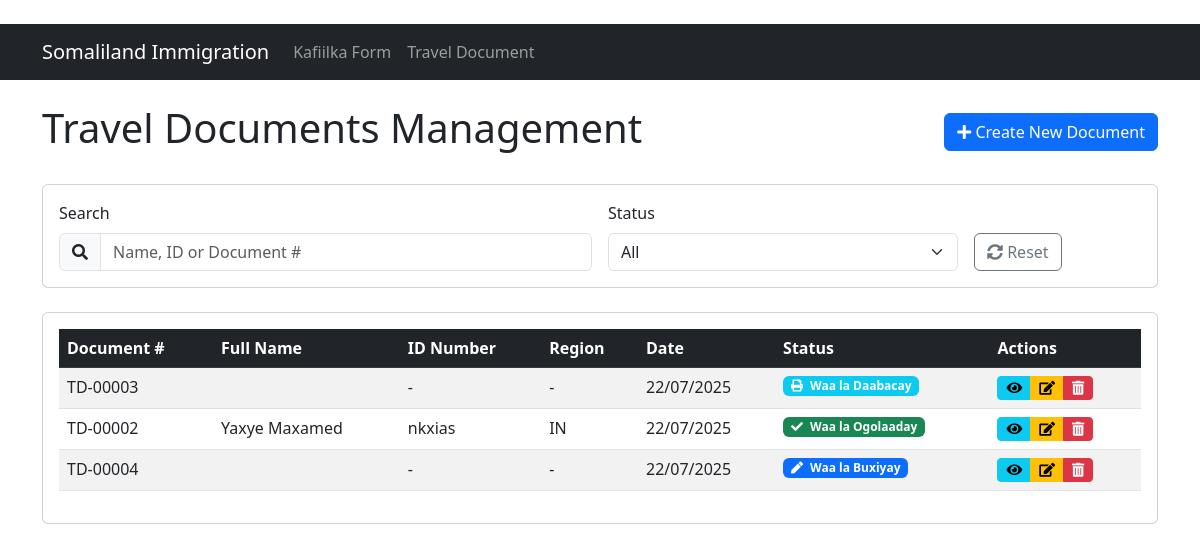
The page /travel/ on the database its author committed.
### immigration/models.py (models this page shows, shortened)
class TravelDocument(models.Model):
    STATUS_CHOICES = [
        ('filled', 'Waa la Buxiyay'),
        ('approved', 'Waa la Ogolaaday'),
        ('printed', 'Waa la Daabacay'),
    ]
    region_office = models.CharField(max_length=100, blank=True, verbose_name="Xafiiska Gobolka")
    date = models.DateField(blank=True, null=True, verbose_name="Taariikhda")
    document_number = models.CharField(max_length=50, blank=True, unique=True, verbose_name="Lambarka Warqadda")
    full_name = models.CharField(max_length=200, blank=True, verbose_name="Magaca oo Afaran")
    mother_name = models.CharField(max_length=200, blank=True, verbose_name="Magaca Hooyada")
    birth_date = models.DateField(blank=True, null=True, verbose_name="Taariikhda Dhalasho")
    birth_place = models.CharField(max_length=100, blank=True, verbose_name="Goobta Dhalasho")
    identification_number = models.CharField(max_length=50, blank=True, verbose_name="Aqoonsi Lambar")
    region = models.CharField(max_length=100, blank=True, verbose_name="Gobolka")
    workplace = models.CharField(max_length=100, blank=True, verbose_name="Goobta Shaqo")
    sponsor_name = models.CharField(max_length=200, blank=True, verbose_name="Magaca Wakiilka")
    citizen_card = models.CharField(max_length=50, blank=True, verbose_name="Card-ka Muwadinka")
    phone_number = models.CharField(max_length=20, blank=True, verbose_name="Telephone Lambar")
    nationality = models.CharField(max_length=100, blank=True, verbose_name="Jinsiyadda")
    district = models.CharField(max_length=100, blank=True, verbose_name="Degmada")
    job_type = models.CharField(max_length=100, blank=True, verbose_name="Nooca Shaqo")
    license_number = models.CharField(max_length=50, blank=True, verbose_name="Liisan Lambar")
    contact_number = models.CharField(max_length=20, blank=True, verbose_name="Contact Number")
    filled_date = models.DateField(blank=True, null=True, verbose_name="Taariikhda la buuxiyay")
    has_notayo = models.BooleanField(default=False, verbose_name="Notaayo")
    has_sponsor_id = models.BooleanField(default=False, verbose_name="ID-ga Kafiilka")
    has_damaged_id = models.BooleanField(default=False, verbose_name="Aqoonsiga Ladamiintaha")
    has_company_license = models.BooleanField(default=False, verbose_name="Liisanka Shirkada")
    has_other_documents = models.BooleanField(default=False, verbose_name="Hadii wax kale jiro")
    immigration_officer_notes = models.TextField(blank=True, verbose_name="Faahfaahin Gaar ah")
    status = models.CharField(max_length=10, choices=STATUS_CHOICES, blank=True, verbose_name="Marxalada uu Marayo")
    card_number = models.CharField(max_length=50, blank=True, verbose_name="Card Number")
    officer_signature = models.CharField(max_length=200, blank=True, verbose_name="Signature")
    created_at = models.DateTimeField(auto_now_add=True)
    updated_at = models.DateTimeField(auto_now=True)
    created_by = models.ForeignKey(User, on_delete=models.SET_NULL, null=True, related_name='created_documents')
    photo = models.ImageField(upload_to='travel_documents/photos/', blank=True, null=True, verbose_name="Sawirka")
    class Meta:
        ordering = ['-created_at']
        verbose_name = "Travel Document"
        verbose_name_plural = "Travel Documents"

### immigration/views.py (the view)
# urls.py: path('travel/', views.TravelDocumentListView.as_view(), name='travel_document_list'),
class TravelDocumentListView(ListView):
    model = TravelDocument
    template_name = 'travel_document/list.html'
    context_object_name = 'documents'

### immigration/templates/travel_document/list.html (shortened to what this page needs)
﻿{% extends 'base.html' %}
{% block content %}
<div class="d-flex justify-content-between align-items-center mb-4">
    <h1>Travel Documents Management</h1>
    <a href="{% url 'travel_document_create' %}" class="btn btn-primary">
        <i class="fas fa-plus"></i> Create New Document
    </a>
</div>
<div class="card mb-4">
    <div class="card-body">
        <div class="row g-3" id="filter-form">
            <div class="col-md-6">
                <label for="search" class="form-label">Search</label>
                <div class="input-group">
                    <span class="input-group-text"><i class="fas fa-search"></i></span>
                    <input type="text" class="form-control" id="search"
                           placeholder="Name, ID or Document #">
                </div>
            </div>
            <div class="col-md-4">
                <label for="status" class="form-label">Status</label>
                <select class="form-select" id="status">
                    <option value="">All</option>
                </select>
            </div>
            <div class="col-md-2 d-flex align-items-end">
                <button type="button" id="reset-filters" class="btn btn-outline-secondary me-2">
                    <i class="fas fa-sync-alt"></i> Reset
                </button>
            </div>
        </div>
    </div>
</div>
<div class="card">
    <div class="card-body">
        <div class="table-responsive">
            <table class="table table-striped table-hover" id="documents-table">
                <thead class="table-dark">
                    <tr>
                        <th>Document #</th>
                        <th>Full Name</th>
                        <th>ID Number</th>
                        <th>Region</th>
                        <th>Date</th>
                        <th>Status</th>
                        <th>Actions</th>
                    </tr>
                </thead>
                <tbody>
                    {% for document in documents %}
                    <tr data-document='{
                        "number": "{{ document.document_number }}",
                        "name": "{{ document.full_name }}",
                        "id": "{{ document.identification_number|default:"" }}",
                        "status": "{{ document.status }}"
                    }'>
                        <td>{{ document.document_number }}</td>
                        <td>{{ document.full_name }}</td>
                        <td>{{ document.identification_number|default:"-" }}</td>
                        <td>{{ document.region|default:"-" }}</td>
                        <td>
                            {% if document.date %}
                                {{ document.date|date:"d/m/Y" }}
                            {% else %}
                                {{ document.created_at|date:"d/m/Y"|default:"-" }}
                            {% endif %}
                        </td>
                        <td>
                            <span class="badge
                                {% if document.status == "filled" %}bg-primary
                                {% elif document.status == "approved" %}bg-success
                                {% elif document.status == "printed" %}bg-info
                                {% else %}bg-secondary{% endif %}">
                                <i class="fas
                                    {% if document.status == "filled" %}fa-pen
                                    {% elif document.status == "approved" %}fa-check
                                    {% elif document.status == "printed" %}fa-print
                                    {% else %}fa-question{% endif %} me-1"></i>
                                {{ document.get_status_display }}
                            </span>
                        </td>
                        <td>
                            <div class="btn-group btn-group-sm" role="group">
                                <a href="{% url "travel_document_detail" document.pk %}"
                                   class="btn btn-info" title="View">
                                    <i class="fas fa-eye"></i>
                                </a>
                                <a href="{% url "travel_document_edit" document.pk %}"
                                   class="btn btn-warning" title="Edit">
                                    <i class="fas fa-edit"></i>
                                </a>
                                <a href="{% url "travel_document_delete" document.pk %}"
                                   class="btn btn-danger" title="Delete">
                                    <i class="fas fa-trash-alt"></i>
                                </a>
                            </div>
                        </td>
                    </tr>
                    {% empty %}
                    <tr>
                        <td colspan="7" class="text-center py-4">No documents found.</td>
                    </tr>
                    {% endfor %}
                </tbody>
            </table>
        </div>
    </div>
</div>
{% endblock %}

### immigration/templates/base.html (shortened to what this page needs)
﻿<!DOCTYPE html>
<html lang="en">
<head>
    <link href="https://cdn.jsdelivr.net/npm/bootstrap@5.3.0/dist/css/bootstrap.min.css" rel="stylesheet">
<link rel="stylesheet" href="https://cdnjs.cloudflare.com/ajax/libs/font-awesome/5.15.4/css/all.min.css">
</head>
<body>
    <nav class="navbar navbar-expand-lg navbar-dark bg-dark">
        <div class="container">
            <a class="navbar-brand" href="{% url 'home' %}">Somaliland Immigration</a>
            <div class="collapse navbar-collapse" id="navbarNav">
                <ul class="navbar-nav">
                    <li class="nav-item">
                        <a class="nav-link" href="{% url 'kafiilka_form_list' %}">Kafiilka Form</a>
                    </li>
                    <li class="nav-item">
                        <a class="nav-link" href="{% url 'travel_document_list' %}">Travel Document</a>
                    </li>
                </ul>
            </div>
        </div>
    </nav>
    <div class="container mt-4">
        {% block content %}{% endblock %}
    </div>
</body>
</html>

### rows shown on the page
TravelDocument: document_number "TD-00003", identification_number "-", region "-", created_at "22/07/2025", status "Waa la Daabacay"
TravelDocument: document_number "TD-00002", full_name "Yaxye Maxamed", identification_number "nkxias", region "IN", created_at "22/07/2025", status "Waa la Ogolaaday"
TravelDocument: document_number "TD-00004", identification_number "-", region "-", created_at "22/07/2025", status "Waa la Buxiyay"
